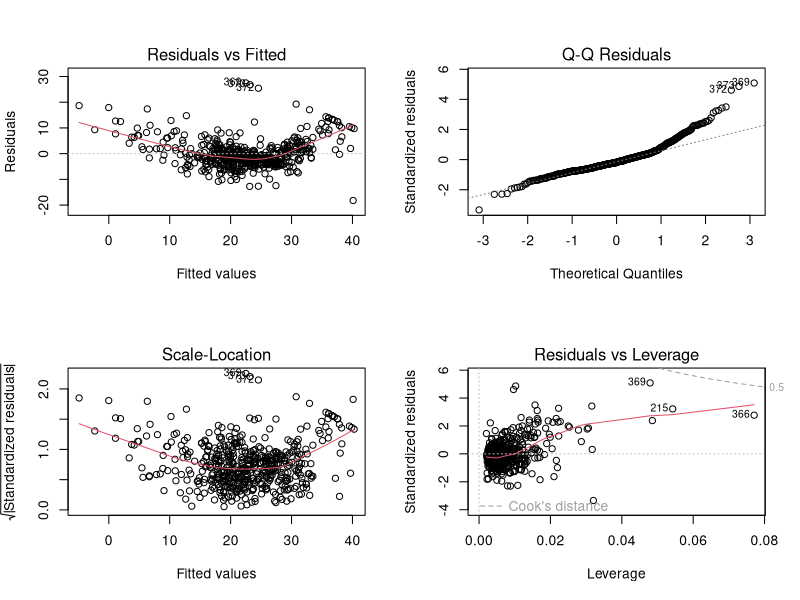
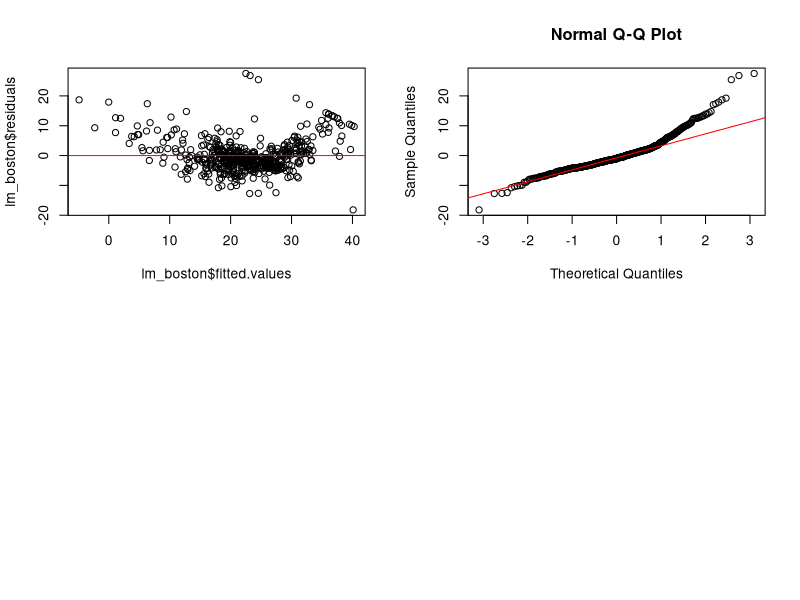
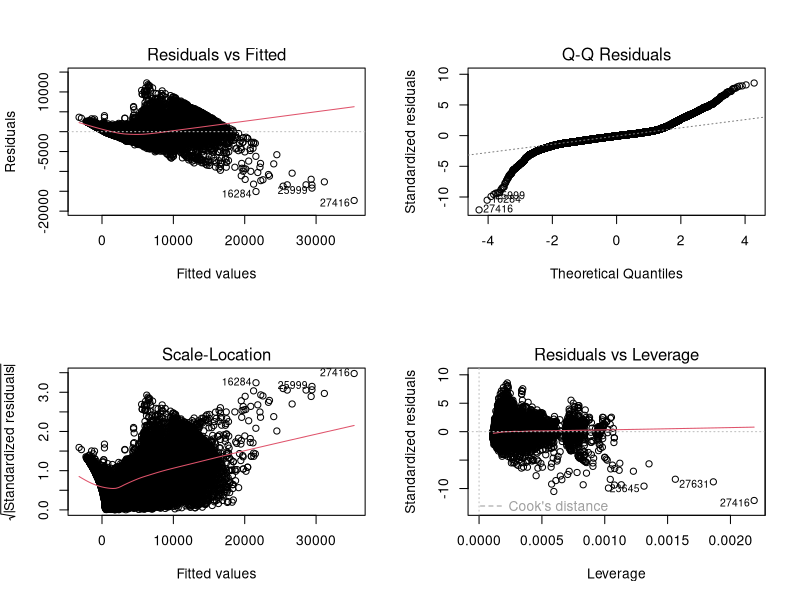

Write R code to recreate these figures, in order.
## ---- chunk 1
knitr::opts_chunk$set(echo = TRUE)
## ---- chunk 2
# Load necessary packages and data
# install.packages("MASS")
library(MASS)
data("Boston")

# Display the first few rows of the dataset
head(Boston)
summary(Boston)
## ---- chunk 3
# Fitting a linear model
lm_boston <- lm(medv ~ lstat + rm + age, data = Boston)

# Residual plots
par(mfrow = c(2, 2))
plot(lm_boston)
## ---- chunk 4
# Checking for linearity and homoscedasticity
plot(lm_boston$fitted.values, lm_boston$residuals)
abline(h = 0, col = "red")
## ---- chunk 5
# Checking for normality
qqnorm(lm_boston$residuals)
qqline(lm_boston$residuals, col = "red")
## ---- chunk 6
# Load the necessary package
# install.packages("car")
library(car)

# Calculate VIF
vif(lm_boston)
## ---- chunk 7
# Load the necessary package
# install.packages("lmtest")
library(lmtest)

# Perform the Breusch-Pagan test
bptest(lm_boston)
## ---- chunk 8
# Model with additional predictors
lm_boston_full <- lm(medv ~ lstat + rm + age + dis + tax, data = Boston)

# R-squared comparison
summary(lm_boston)$r.squared
summary(lm_boston_full)$r.squared

# Adjusted R-squared comparison
summary(lm_boston)$adj.r.squared
summary(lm_boston_full)$adj.r.squared

# AIC comparison
AIC(lm_boston)
AIC(lm_boston_full)
## ---- chunk 9
# Load the necessary package
library(ggplot2)
data("diamonds")
head(diamonds)
## ---- chunk 10
# Example (students should choose their own variables):
# Dependent variable: price
# Independent variables: carat, cut, color

model <- lm(price ~ carat + cut + color, data = diamonds)

# Display the model summary
summary(model)
## ---- chunk 11
# Residual analysis
par(mfrow = c(2, 2))
plot(model)
## ---- chunk 12
# Install the car package if not already installed
# install.packages("car")
library(car)

# Calculate VIF
vif_values <- vif(model)
vif_values
## ---- chunk 13
# Install the lmtest package if not already installed
# install.packages("lmtest")
library(lmtest)

# Breusch-Pagan test for heteroscedasticity
bp_test <- bptest(model)
bp_test
## ---- chunk 14
# Alternative model with different independent variables
model2 <- lm(price ~ carat + clarity + depth, data = diamonds)

# Compare R-squared and Adjusted R-squared
summary(model)$adj.r.squared
summary(model2)$adj.r.squared

# Compare AIC
AIC(model)
AIC(model2)
